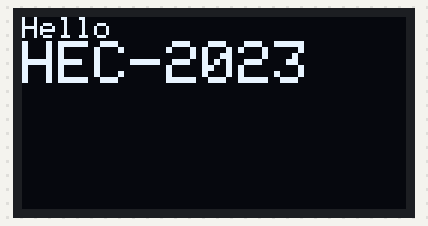
A sketch run on a simulated Arduino Uno, built with avr-gcc and run on an emulated ATmega328P. On the bench: 128×64 one-colour display. The display library's start-up logo is not drawn; what the sketch prints to the serial monitor is not drawn.

Above: at 2.1 s.

The sketch:

oled.ino
```cpp
#include <SPI.h>
#include <Wire.h>
#include <Adafruit_GFX.h>
#include <Adafruit_SSD1306.h>

#define OLED_RESET 4
Adafruit_SSD1306 display(OLED_RESET);

void setup() {

  Serial.begin(9600);
  Serial.println("setup...");

// by default, we'll generate the high voltage from the 3.3v line internally! (neat!)
display.begin(SSD1306_SWITCHCAPVCC, 0x3D); // initialize with the I2C addr 0x3D (for the 128x64)
// init done

// Show image buffer on the display hardware.
// Since the buffer is intialized with an Adafruit splashscreen
// internally, this will display the splashscreen.
display.display();
delay(2000);

// Clear the buffer.
display.clearDisplay();
}

void loop() {
Serial.println("loop...");
display.clearDisplay();
display.setTextSize(1);
display.setTextColor(WHITE);
display.setCursor(0,0);
display.println("Hello");
display.setTextSize(2);
display.println("HEC-2023");
display.display();
delay(250);
}
```
